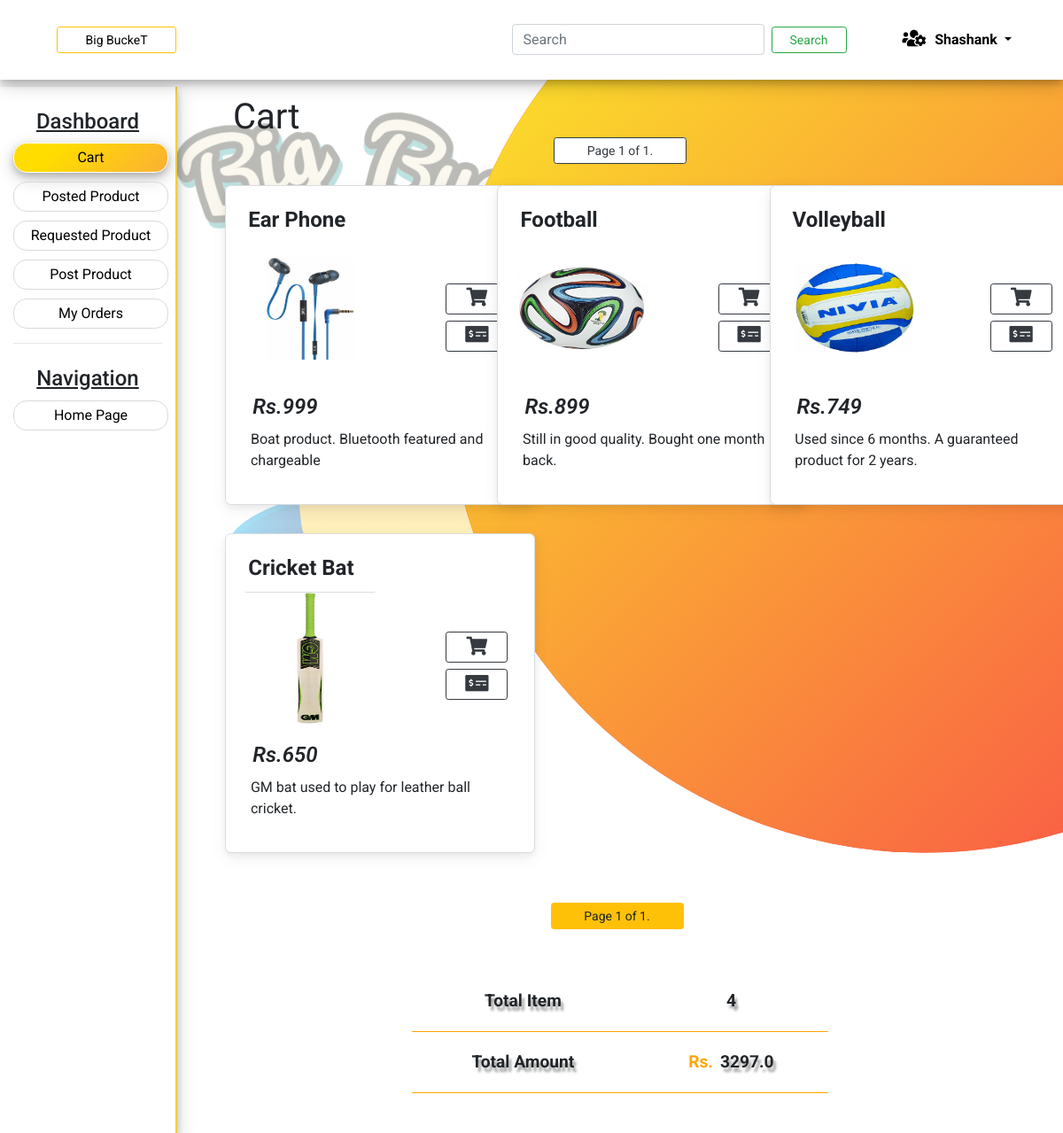
The app's page /cart_view/ (signed in), older data.
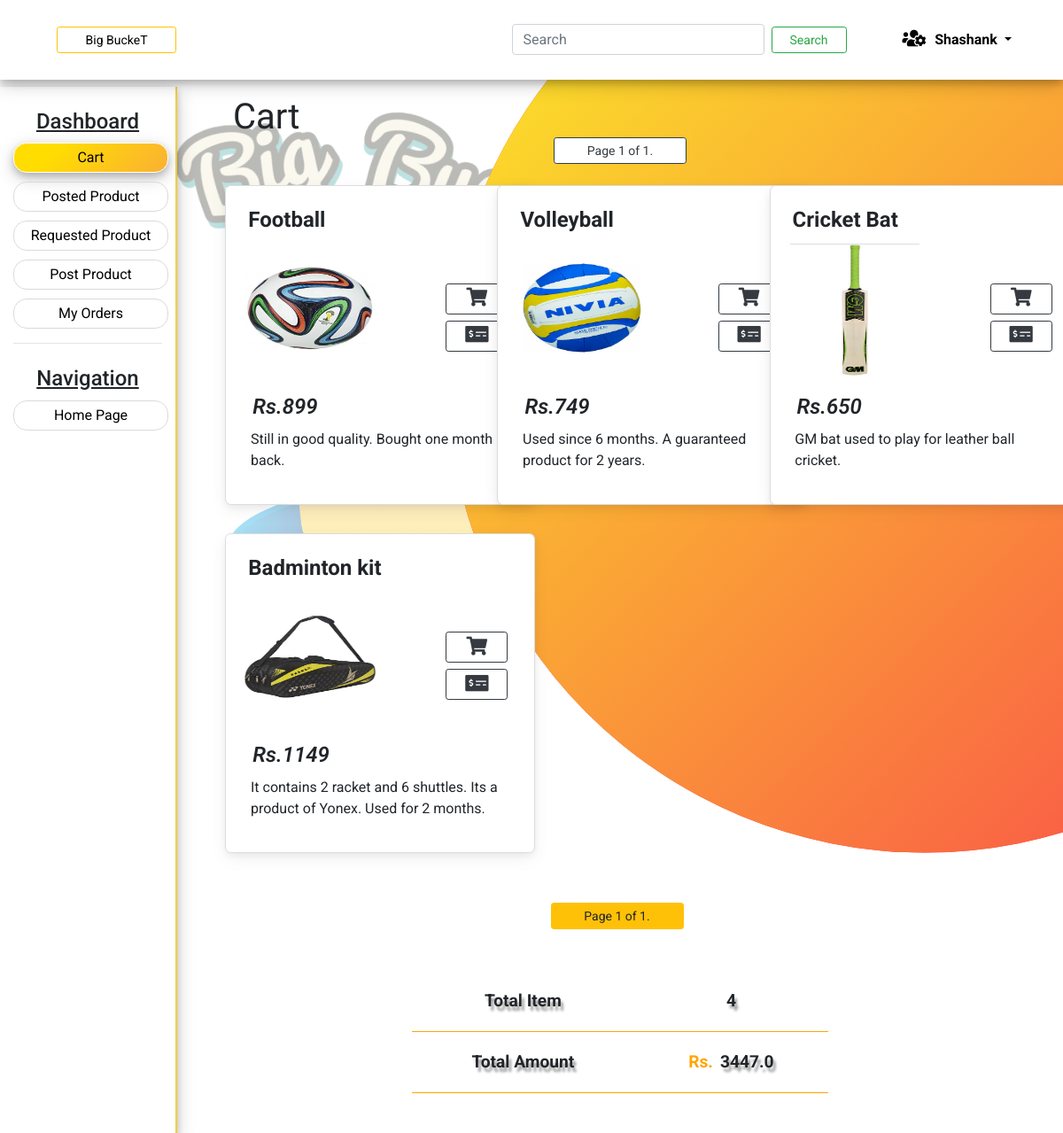
The same page, newer data.
### firstapp/models.py (models this page shows, shortened)
class cart(models.Model):
    cart_id = models.AutoField(primary_key=True)
    product_id  = models.ForeignKey(Product, blank=True, null=True,on_delete=models.CASCADE)
    request_id = models.ForeignKey(AuthUser,blank=True,null=True,on_delete=models.CASCADE)

class Product(models.Model):
    ch=(
    ('Stationary','Stationary'),
    ('Household_supplies','Household_supplies'),
    ('Furnitures','Furnitures'),
    ('Sport-item','Sport-item'),
    ('Electronic-item','Electronic-item'),
    ('Bags_and_Luggage','Bags_and_Luggage'))
    Id = models.AutoField(primary_key =True)
    product_mage = models.ImageField(upload_to='product/',blank=True)
    username  = models.ForeignKey(AuthUser,db_column='username', blank=True, null=True,on_delete=models.CASCADE)
    price = models.IntegerField()
    Productname = models.CharField(max_length=50)
    Description = models.TextField()
    Upload_date = models.DateField()
    status = models.CharField(max_length=15,default="sell")
    catogory = models.CharField(max_length=30,choices=ch,default='Stationary')
    payment_mode = models.CharField(max_length=20,choices=(('mode1',"Phone-pay"),('mode2','Google-pay'),('mode3','Paytm'),('mode4','Cash')),default='mode4')
    payment_qr = models.ImageField(upload_to='payment_mode/',blank=True,null=True)

### firstapp/views.py (the view, shortened to what this page needs)
# urls.py: url(r'cart_view/$',views.cart_view,name='cart_view'),
@login_required
def cart_view(request):
    global cart_option
    total_item = 0
    total_amount= 0
    form,objects,obj,bill_context = None,None,None,None
    if cart_option == "Cart":
        obj = cart.objects.filter(request_id__username=request.user.username)
        total_item = len(obj)
        total_amount = float((obj.aggregate(Sum('product_id__price')))['product_id__price__sum'] or 0 )
    else:
        form = Productform()
    if cart_option == "Posted-Product" or cart_option =="Cart" or cart_option =="Requested-Product" or cart_option == "My-Orders" :
        paginator = Paginator(obj, 12)
        page = request.GET.get('page')
        obj = paginator.get_page(page)
        bill_context = {'total_amount':total_amount,'total_item':total_item}
    return render(request,'cart_view.html',{'objects':obj,'pagenumber':obj,'form':form,'option':cart_option,'bill':bill_context})

### templates/cart_view.html (shortened to what the changed rows need)
{% extends 'index.html' %}
{% load staticfiles %}
{% load crispy_forms_tags %}
{% load custemtemplates %}
{% block container_block %}
  <div class="row mt-2" style="position: relative;z-index: 5;">
           <div class="col-sm-10">
                    <div class="container-fluid" id="top-container" >
                        <h1 style="height: 30px;line-height: 30px;"><span class="ml-5 dashbordheading" style="font-family: 'Yeon Sung', cursive;">Inventory</span></h1>
                        <div class="container-fluid" style="width: 95%;">
                            {% if option == 'Cart' %}
                                         <div class="row">
                                                {%for one in objects %}
                                                        <div  class="col-sm-4" >
                                                                <div class="card-content"  onclick="detailvalue(this)" >
                                                                        <h4 id="lefttext" ><span style="margin-left: 5px;">{{one.product_id.Productname}}</span></h4>
                                                                        <div class="row cardcolumn">
                                                                                <div class="col-sm-8">
                                                                                        <img class="rounded" src="{{ one.product_id.product_mage.url }}" alt="Oh no image!" >
                                                                                </div>
                                                                                <div class="col-sm-4 buttoncolumn">
                                                                                        <button class="btn btn-sm btn-outline-dark" onmouseover="addcontent(this,'Remove')" onmouseout="removecontent(this,'Cart')" onclick="event.stopPropagation();deletecart(this)"><i class="fas fa-shopping-cart fa-2x "></i></button>
                                                                                        <button class="btn btn-sm btn-outline-dark"  onmouseover="addcontent(this,'Buy')" onmouseout="removecontent(this,'Buy')" onclick="event.stopPropagation();  createorder(this)"><i class="fas fa-money-check-alt fa-2x "></i></button>
                                                                                </div>
                                                                        </div>
                                                                        <h2 class="price" >Rs.{{one.product_id.price }}</h2>
                                                                        <p class="description" >{{one.product_id.Description}}</p>
                                                                </div>
                                                        </div>
                                                {% empty %}
                                                        <div class="conatiner" style="width:70%;margin: auto;">
                                                                <img src="{% static 'empty.png'%}" alt="No product match">
                                                        </div>
                                                {% endfor %}
                                        </div>
                            {% endif %}
                        </div>
                    </div>
                     {%if option != 'Post-Product' %}
                        <div class="container mb-5">
                                <table style="width: 50%; margin: auto;text-shadow: 3px 5px 3px rgba(0, 0, 0, 0.384);">
                                        <tr>
                                                <th>Total Item</th>
                                                <th>{{bill.total_item}}</th>
                                        </tr>
                                        <tr>
                                                <th>Total Amount</th>
                                                <th><span class="mr-2" style="text-shadow:none;color: orange;" >Rs.</span>{{ bill.total_amount }}</th>
                                        </tr>
                                </table>
                        </div>
                    {% endif %}
            </div>
        </div>
{% endblock %}

Row changes from the older to the newer data that the page shows:
removed cart: product_id.Productname "Ear Phone", product_id.product_mage (picture), product_id.price "999", product_id.Description "Boat product. Bluetooth featured and chargeable"
added cart: product_id.Productname "Badminton kit", product_id.product_mage (picture), product_id.price "1149", product_id.Description "It contains 2 racket and 6 shuttles. Its a product of Yonex. Used for 2 months."
Text that changed along with them:
{{ bill.total_amount }}: "3297.0" → "3447.0"
